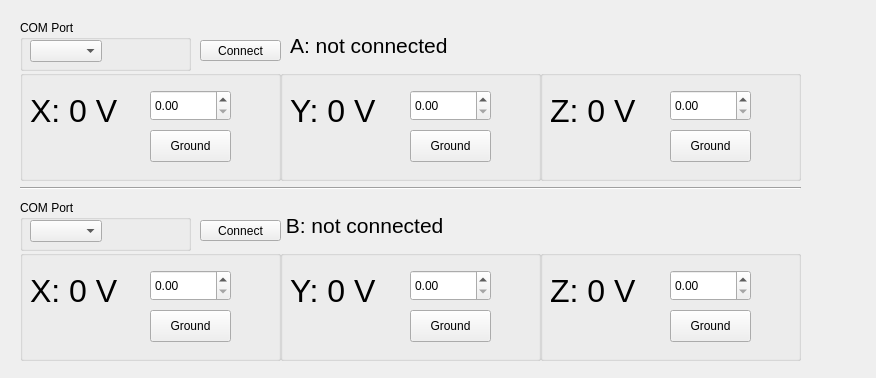
<?xml version="1.0" encoding="UTF-8"?>
<ui version="4.0">
 <class>PiezoWidget</class>
 <widget class="QWidget" name="PiezoWidget">
  <property name="geometry">
   <rect>
    <x>0</x>
    <y>0</y>
    <width>876</width>
    <height>378</height>
   </rect>
  </property>
  <property name="windowTitle">
   <string>Form</string>
  </property>
  <widget class="QGroupBox" name="groupBox_Ax">
   <property name="geometry">
    <rect>
     <x>20</x>
     <y>70</y>
     <width>261</width>
     <height>111</height>
    </rect>
   </property>
   <property name="autoFillBackground">
    <bool>false</bool>
   </property>
   <property name="title">
    <string/>
   </property>
   <widget class="QLabel" name="xDisplay_a_2">
    <property name="geometry">
     <rect>
      <x>10</x>
      <y>20</y>
      <width>121</width>
      <height>41</height>
     </rect>
    </property>
    <property name="font">
     <font>
      <pointsize>24</pointsize>
     </font>
    </property>
    <property name="text">
     <string>X: 0 V</string>
    </property>
   </widget>
   <widget class="QPushButton" name="xGround_a_2">
    <property name="geometry">
     <rect>
      <x>130</x>
      <y>60</y>
      <width>81</width>
      <height>32</height>
     </rect>
    </property>
    <property name="focusPolicy">
     <enum>Qt::NoFocus</enum>
    </property>
    <property name="text">
     <string>Ground</string>
    </property>
   </widget>
   <widget class="QDoubleSpinBox" name="xChange_a_2">
    <property name="geometry">
     <rect>
      <x>130</x>
      <y>20</y>
      <width>81</width>
      <height>31</height>
     </rect>
    </property>
    <property name="focusPolicy">
     <enum>Qt::WheelFocus</enum>
    </property>
   </widget>
  </widget>
  <widget class="QGroupBox" name="groupBox_Ay">
   <property name="geometry">
    <rect>
     <x>280</x>
     <y>70</y>
     <width>261</width>
     <height>111</height>
    </rect>
   </property>
   <property name="autoFillBackground">
    <bool>false</bool>
   </property>
   <property name="title">
    <string/>
   </property>
   <widget class="QLabel" name="yDisplay_a">
    <property name="geometry">
     <rect>
      <x>10</x>
      <y>20</y>
      <width>121</width>
      <height>41</height>
     </rect>
    </property>
    <property name="font">
     <font>
      <pointsize>24</pointsize>
     </font>
    </property>
    <property name="text">
     <string>Y: 0 V</string>
    </property>
   </widget>
   <widget class="QPushButton" name="yGround_a">
    <property name="geometry">
     <rect>
      <x>130</x>
      <y>60</y>
      <width>81</width>
      <height>32</height>
     </rect>
    </property>
    <property name="focusPolicy">
     <enum>Qt::NoFocus</enum>
    </property>
    <property name="text">
     <string>Ground</string>
    </property>
   </widget>
   <widget class="QDoubleSpinBox" name="yChange_a">
    <property name="geometry">
     <rect>
      <x>130</x>
      <y>20</y>
      <width>81</width>
      <height>31</height>
     </rect>
    </property>
    <property name="focusPolicy">
     <enum>Qt::WheelFocus</enum>
    </property>
   </widget>
   <zorder>yGround_a</zorder>
   <zorder>yChange_a</zorder>
   <zorder>yDisplay_a</zorder>
  </widget>
  <widget class="QGroupBox" name="groupBox_Az">
   <property name="geometry">
    <rect>
     <x>540</x>
     <y>70</y>
     <width>261</width>
     <height>111</height>
    </rect>
   </property>
   <property name="autoFillBackground">
    <bool>false</bool>
   </property>
   <property name="title">
    <string/>
   </property>
   <widget class="QLabel" name="zDisplay_a">
    <property name="geometry">
     <rect>
      <x>10</x>
      <y>20</y>
      <width>121</width>
      <height>41</height>
     </rect>
    </property>
    <property name="font">
     <font>
      <pointsize>24</pointsize>
     </font>
    </property>
    <property name="text">
     <string>Z: 0 V</string>
    </property>
   </widget>
   <widget class="QPushButton" name="zGround_a">
    <property name="geometry">
     <rect>
      <x>130</x>
      <y>60</y>
      <width>81</width>
      <height>32</height>
     </rect>
    </property>
    <property name="focusPolicy">
     <enum>Qt::NoFocus</enum>
    </property>
    <property name="text">
     <string>Ground</string>
    </property>
   </widget>
   <widget class="QDoubleSpinBox" name="zChange_a">
    <property name="geometry">
     <rect>
      <x>130</x>
      <y>20</y>
      <width>81</width>
      <height>31</height>
     </rect>
    </property>
   </widget>
   <zorder>zGround_a</zorder>
   <zorder>zChange_a</zorder>
   <zorder>zDisplay_a</zorder>
  </widget>
  <widget class="QGroupBox" name="comPortGroupBoxA">
   <property name="geometry">
    <rect>
     <x>20</x>
     <y>20</y>
     <width>171</width>
     <height>51</height>
    </rect>
   </property>
   <property name="title">
    <string>COM Port</string>
   </property>
   <widget class="QComboBox" name="comPortComboA">
    <property name="geometry">
     <rect>
      <x>10</x>
      <y>20</y>
      <width>151</width>
      <height>22</height>
     </rect>
    </property>
    <property name="sizeAdjustPolicy">
     <enum>QComboBox::AdjustToContents</enum>
    </property>
   </widget>
  </widget>
  <widget class="Line" name="line">
   <property name="geometry">
    <rect>
     <x>20</x>
     <y>180</y>
     <width>781</width>
     <height>16</height>
    </rect>
   </property>
   <property name="orientation">
    <enum>Qt::Horizontal</enum>
   </property>
  </widget>
  <widget class="QLabel" name="connectLabel_a">
   <property name="geometry">
    <rect>
     <x>290</x>
     <y>30</y>
     <width>181</width>
     <height>31</height>
    </rect>
   </property>
   <property name="font">
    <font>
     <pointsize>16</pointsize>
    </font>
   </property>
   <property name="text">
    <string>A: not connected</string>
   </property>
  </widget>
  <widget class="QPushButton" name="connectA">
   <property name="geometry">
    <rect>
     <x>200</x>
     <y>40</y>
     <width>81</width>
     <height>21</height>
    </rect>
   </property>
   <property name="focusPolicy">
    <enum>Qt::ClickFocus</enum>
   </property>
   <property name="text">
    <string>Connect</string>
   </property>
  </widget>
  <widget class="QGroupBox" name="groupBox_Bx">
   <property name="geometry">
    <rect>
     <x>20</x>
     <y>250</y>
     <width>261</width>
     <height>111</height>
    </rect>
   </property>
   <property name="autoFillBackground">
    <bool>false</bool>
   </property>
   <property name="title">
    <string/>
   </property>
   <widget class="QLabel" name="xDisplay_b">
    <property name="geometry">
     <rect>
      <x>10</x>
      <y>20</y>
      <width>121</width>
      <height>41</height>
     </rect>
    </property>
    <property name="font">
     <font>
      <pointsize>24</pointsize>
     </font>
    </property>
    <property name="text">
     <string>X: 0 V</string>
    </property>
   </widget>
   <widget class="QPushButton" name="xGround_b">
    <property name="geometry">
     <rect>
      <x>130</x>
      <y>60</y>
      <width>81</width>
      <height>32</height>
     </rect>
    </property>
    <property name="focusPolicy">
     <enum>Qt::NoFocus</enum>
    </property>
    <property name="text">
     <string>Ground</string>
    </property>
   </widget>
   <widget class="QDoubleSpinBox" name="xChange_b">
    <property name="geometry">
     <rect>
      <x>130</x>
      <y>20</y>
      <width>81</width>
      <height>31</height>
     </rect>
    </property>
   </widget>
   <zorder>xGround_b</zorder>
   <zorder>xChange_b</zorder>
   <zorder>xDisplay_b</zorder>
  </widget>
  <widget class="QGroupBox" name="groupBox_By">
   <property name="geometry">
    <rect>
     <x>280</x>
     <y>250</y>
     <width>261</width>
     <height>111</height>
    </rect>
   </property>
   <property name="autoFillBackground">
    <bool>false</bool>
   </property>
   <property name="title">
    <string/>
   </property>
   <widget class="QLabel" name="yDisplay_b">
    <property name="geometry">
     <rect>
      <x>10</x>
      <y>20</y>
      <width>121</width>
      <height>41</height>
     </rect>
    </property>
    <property name="font">
     <font>
      <pointsize>24</pointsize>
     </font>
    </property>
    <property name="text">
     <string>Y: 0 V</string>
    </property>
   </widget>
   <widget class="QPushButton" name="yGround_b">
    <property name="geometry">
     <rect>
      <x>130</x>
      <y>60</y>
      <width>81</width>
      <height>32</height>
     </rect>
    </property>
    <property name="focusPolicy">
     <enum>Qt::NoFocus</enum>
    </property>
    <property name="text">
     <string>Ground</string>
    </property>
   </widget>
   <widget class="QDoubleSpinBox" name="yChange_b">
    <property name="geometry">
     <rect>
      <x>130</x>
      <y>20</y>
      <width>81</width>
      <height>31</height>
     </rect>
    </property>
   </widget>
   <zorder>yGround_b</zorder>
   <zorder>yChange_b</zorder>
   <zorder>yDisplay_b</zorder>
  </widget>
  <widget class="QGroupBox" name="groupBox_Bz">
   <property name="geometry">
    <rect>
     <x>540</x>
     <y>250</y>
     <width>261</width>
     <height>111</height>
    </rect>
   </property>
   <property name="autoFillBackground">
    <bool>false</bool>
   </property>
   <property name="title">
    <string/>
   </property>
   <widget class="QLabel" name="zDisplay_b">
    <property name="geometry">
     <rect>
      <x>10</x>
      <y>20</y>
      <width>121</width>
      <height>41</height>
     </rect>
    </property>
    <property name="font">
     <font>
      <pointsize>24</pointsize>
     </font>
    </property>
    <property name="text">
     <string>Z: 0 V</string>
    </property>
   </widget>
   <widget class="QPushButton" name="zGround_b">
    <property name="geometry">
     <rect>
      <x>130</x>
      <y>60</y>
      <width>81</width>
      <height>32</height>
     </rect>
    </property>
    <property name="focusPolicy">
     <enum>Qt::NoFocus</enum>
    </property>
    <property name="text">
     <string>Ground</string>
    </property>
   </widget>
   <widget class="QDoubleSpinBox" name="zChange_b">
    <property name="geometry">
     <rect>
      <x>130</x>
      <y>20</y>
      <width>81</width>
      <height>31</height>
     </rect>
    </property>
   </widget>
   <zorder>zGround_b</zorder>
   <zorder>zChange_b</zorder>
   <zorder>zDisplay_b</zorder>
  </widget>
  <widget class="QLabel" name="connectLabel_b">
   <property name="geometry">
    <rect>
     <x>280</x>
     <y>210</y>
     <width>181</width>
     <height>31</height>
    </rect>
   </property>
   <property name="font">
    <font>
     <pointsize>16</pointsize>
    </font>
   </property>
   <property name="focusPolicy">
    <enum>Qt::NoFocus</enum>
   </property>
   <property name="text">
    <string> B: not connected</string>
   </property>
  </widget>
  <widget class="QGroupBox" name="comPortGroupBoxB">
   <property name="geometry">
    <rect>
     <x>20</x>
     <y>200</y>
     <width>171</width>
     <height>51</height>
    </rect>
   </property>
   <property name="title">
    <string>COM Port</string>
   </property>
   <widget class="QComboBox" name="comPortComboB">
    <property name="geometry">
     <rect>
      <x>10</x>
      <y>20</y>
      <width>151</width>
      <height>22</height>
     </rect>
    </property>
    <property name="sizeAdjustPolicy">
     <enum>QComboBox::AdjustToContents</enum>
    </property>
   </widget>
  </widget>
  <widget class="QPushButton" name="connectB">
   <property name="geometry">
    <rect>
     <x>200</x>
     <y>220</y>
     <width>81</width>
     <height>21</height>
    </rect>
   </property>
   <property name="focusPolicy">
    <enum>Qt::ClickFocus</enum>
   </property>
   <property name="text">
    <string>Connect</string>
   </property>
  </widget>
 </widget>
 <resources/>
 <connections/>
</ui>
